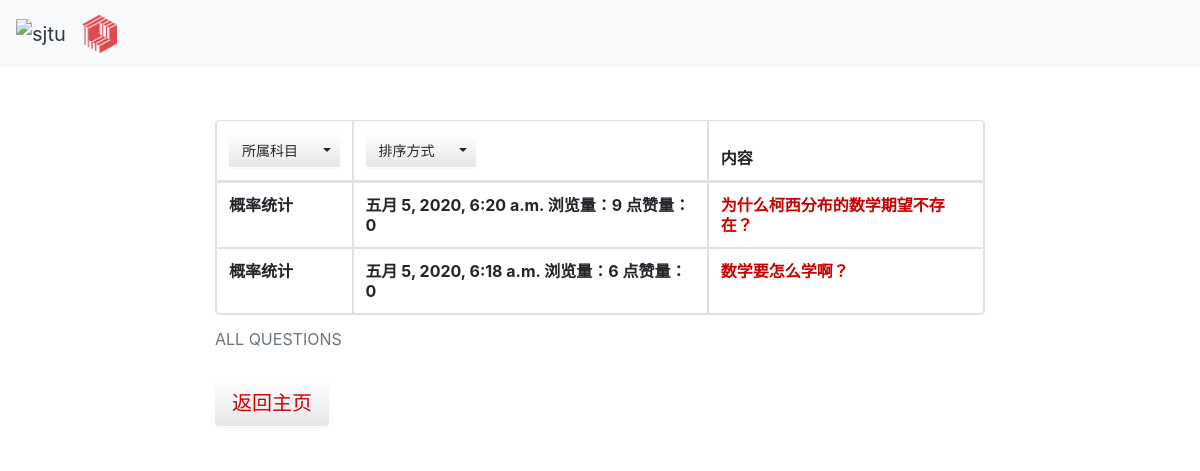
Page /qas_system/select/2/5/ on the earlier database version.
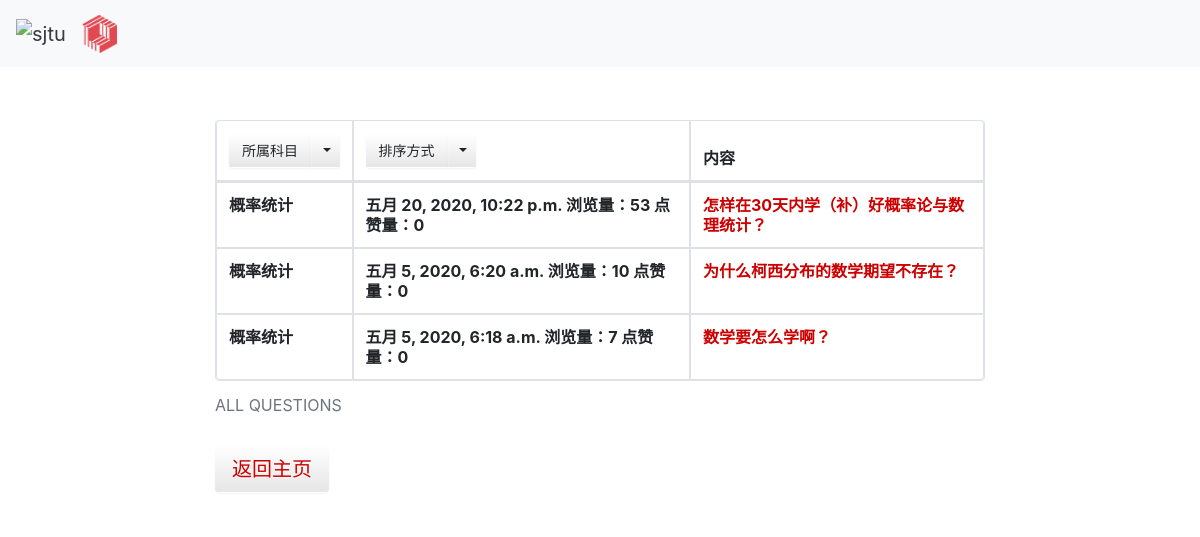
Same page on the later database version.
### qas_system/models.py (models this page shows, shortened)
class Question(models.Model):
    question_title = models.CharField(verbose_name='标题', max_length=30, blank=False)
    question_text = RichTextField(verbose_name='具体描述')
    question_subject = models.ForeignKey('Subject', verbose_name='科目', on_delete=models.CASCADE)
    pub_date = models.DateTimeField(auto_now=True, verbose_name='提问日期')
    page_views = models.PositiveIntegerField(default=0, verbose_name='浏览量')
    questioner = models.ForeignKey('User', verbose_name='提问者', on_delete=models.CASCADE)
    good_num = models.IntegerField(default=0, verbose_name='点赞量')

class Subject(models.Model):
    name = models.CharField(max_length=30, unique=True, verbose_name='科目名称')
    def __str__(self):
        return self.name

### qas_system/views.py (the view)
# urls.py: path('select/<int:sequencing>/<int:question_subject>/', views.select_result,  # 问题筛选结果页面 sequencing为0,1,2
def select_result(request, sequencing, question_subject):
    if sequencing == 0:
        select_result_list = Question.objects.filter(question_subject_id=question_subject).order_by('-page_views')
    elif sequencing == 1:
        select_result_list = Question.objects.filter(question_subject_id=question_subject).order_by('-good_num')
    elif sequencing == 2:
        select_result_list = Question.objects.filter(question_subject_id=question_subject).order_by('-pub_date')
    else:
        return render(request, 'mainpage.html')
    all_subject = Subject.objects.all()
    try:
        user = models.User.objects.get(id=request.session['user_id'])
    except KeyError:
        user = None
    context = {
        'select_result_list': select_result_list,
        'sequencing': sequencing,
        'all_subject': all_subject,
        'this_subject': question_subject,
        'user': user
    }
    return render(request, 'select_result.html', context)

### templates/select_result.html (shortened to what this page needs)
{% extends 'base.html' %}
{% load static %}
{% block link_before %}
    <link href="{% static 'bootstrap-combined.min.css' %}" rel="stylesheet">
{% endblock %}
{% block link_after %}
    <link href="{% static 'layoutit.css'%}" rel="stylesheet">
{% endblock %}
{% block content %}
<div class="container-fluid">
<div class="row-fluid">
<div class="span2"></div>
<div class="span8">
<table class="table table-bordered">
	<caption>ALL QUESTIONS</caption>
	<thead>
		<tr>
			<th>
             <div class="btn-group">
	<button type="button" class="btn btn-default">所属科目</button>
	<button type="button" class="btn btn-default dropdown-toggle"
			data-toggle="dropdown">
	</button>
</div>
            </th>
			<th>
                <div class="btn-group">
	<button type="button" class="btn btn-default">排序方式</button>
	<button type="button" class="btn btn-default dropdown-toggle"
			data-toggle="dropdown">
	</button>
</div>
            </th>
			<th>内容</th>
		</tr>
	</thead>
	<br>
     {% if select_result_list %}
         {% for question in select_result_list %}
     <tr>
         <th>{{ question.question_subject }} <br> </th>
         <th>{{ question.pub_date }} 浏览量：{{ question.page_views }} 点赞量：{{ question.good_num }}<br> </th>
     <th> <a href="/qas_system/question/{{ question.id }}/">{{ question.question_title }}<br></a> </th>
     </tr>
         {% endfor %}
     {% else %}
         <p>根据您的筛选条件未找到筛选结果，点击下面的链接返回。</p>
         <a href="/qas_system/select/", target="_self">返回筛选页面</a></br>
         <a href="/qas_system/", target="_self">返回主页</a>
     {% endif %}
</table>
<p>
    <button type="button" class="btn btn-default btn-lg "><a href="/qas_system/" , target="_self">返回主页</a></button>
</p>
</div>
<div class="span2"></div>
</div>
</div>
{% endblock %}

Differences in the rows shown:
added Question: question_subject "概率统计", pub_date "五月 20, 2020, 10:22 p.m.", page_views "53", good_num "0", question_title "怎样在30天内学（补）好概率论与数理统计？"
changed Question "五月 5, 2020, 6:20 a.m.": page_views "9" → "10"
changed Question "五月 5, 2020, 6:18 a.m.": page_views "6" → "7"
